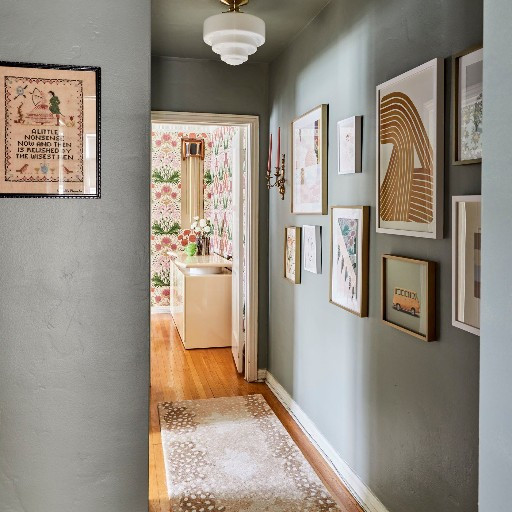
#> input picture tfjs/examples/hallway-0011.jpg, 512 x 512 px
$ python create_border.py tfjs/examples out   (older library calls are emulated)
#> lines starting #> are read from the running program, lines starting #| are printed output that depends on the picture
import os
from glob import glob
from PIL import Image, ImageOps
import argparse

def ensure_directory(dir):
    try:
        os.makedirs(dir)
    except OSError as e:
        if e.errno != 17:
            raise e

def create_border(input_dir, output_dir, border_size=64, glob_pattern='*.jpg'):
#> called with input_dir = 'tfjs/examples', output_dir = 'out', border_size = 64, glob_pattern = '*.jpg'
    ensure_directory(output_dir)
    in_files = glob(os.path.join(input_dir, glob_pattern))
    for in_file in in_files:
        print(os.path.basename(in_file))
        new_img = Image.new('RGB', (1024, 512), (255, 255, 255))
#> new_img: PIL image 1024x512 RGB; every value is 255

        img = Image.open(in_file)
#> img is the input picture: PIL image 512x512 RGB; mean R, G, B 151.3, 142.6, 131.3
        # Crop the image to 512 x 512
        img = ImageOps.fit(img, (512, 512), Image.ANTIALIAS)
        #img.thumbnail((512, 512))
        new_img.paste(img, (0, 0))
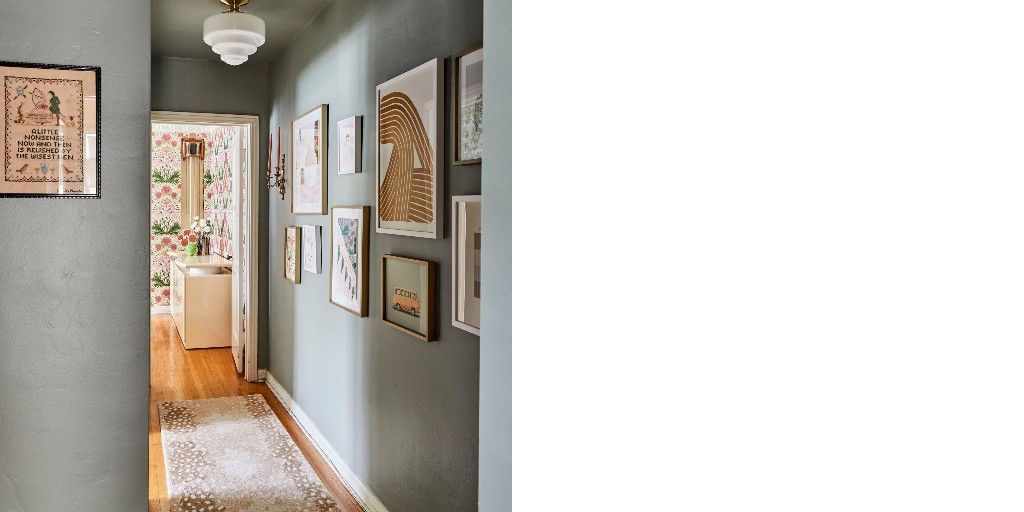
#> new_img: PIL image 1024x512 RGB; mean R, G, B 203.2, 198.8, 193.1

        img = img.crop((border_size, border_size, 512-border_size, 512-border_size))
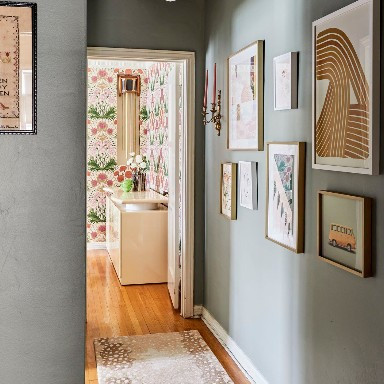
#> img: PIL image 384x384 RGB; mean R, G, B 156.8, 145.3, 131.7
        new_img.paste(img, (512 + border_size, border_size))
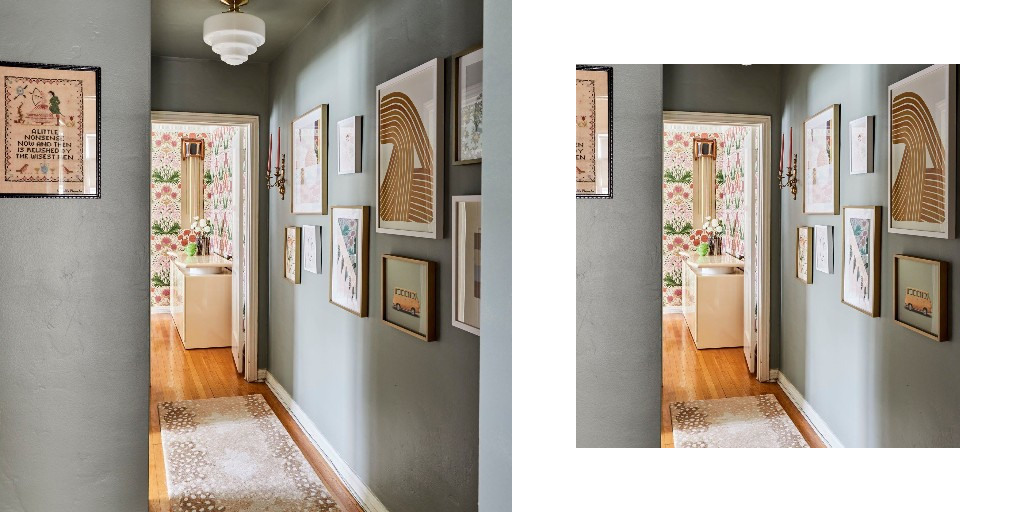
#> new_img: PIL image 1024x512 RGB; mean R, G, B 175.6, 167.9, 158.5

        out_file = os.path.join(output_dir, os.path.basename(in_file))
        new_img.save(out_file)


if __name__=='__main__':
    parser = argparse.ArgumentParser(description='Remove a border from the image')
    parser.add_argument('input_dir', help='The input directory')
    parser.add_argument('output_dir', help='The output directory')
    parser.add_argument('--size', dest='border_size', type=int, default=64, help='Size of the border')
    args = parser.parse_args()
    create_border(args.input_dir, args.output_dir, args.border_size)
